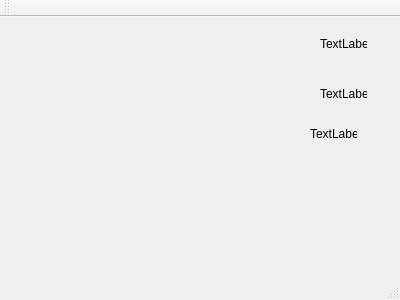
<?xml version="1.0" encoding="UTF-8"?>
<ui version="4.0">
 <class>MainWindow</class>
 <widget class="QMainWindow" name="MainWindow">
  <property name="geometry">
   <rect>
    <x>0</x>
    <y>0</y>
    <width>400</width>
    <height>300</height>
   </rect>
  </property>
  <property name="windowTitle">
   <string>MainWindow</string>
  </property>
  <widget class="QWidget" name="centralWidget">
   <widget class="QLabel" name="lblKey">
    <property name="geometry">
     <rect>
      <x>320</x>
      <y>20</y>
      <width>47</width>
      <height>13</height>
     </rect>
    </property>
    <property name="text">
     <string>TextLabel</string>
    </property>
   </widget>
   <widget class="QLabel" name="lblX">
    <property name="geometry">
     <rect>
      <x>320</x>
      <y>70</y>
      <width>47</width>
      <height>13</height>
     </rect>
    </property>
    <property name="text">
     <string>TextLabel</string>
    </property>
   </widget>
   <widget class="QLabel" name="lblY">
    <property name="geometry">
     <rect>
      <x>310</x>
      <y>110</y>
      <width>47</width>
      <height>13</height>
     </rect>
    </property>
    <property name="text">
     <string>TextLabel</string>
    </property>
   </widget>
  </widget>
  <widget class="QMenuBar" name="menuBar">
   <property name="geometry">
    <rect>
     <x>0</x>
     <y>0</y>
     <width>400</width>
     <height>21</height>
    </rect>
   </property>
  </widget>
  <widget class="QToolBar" name="mainToolBar">
   <attribute name="toolBarArea">
    <enum>TopToolBarArea</enum>
   </attribute>
   <attribute name="toolBarBreak">
    <bool>false</bool>
   </attribute>
  </widget>
  <widget class="QStatusBar" name="statusBar"/>
 </widget>
 <layoutdefault spacing="6" margin="11"/>
 <resources/>
 <connections/>
</ui>
